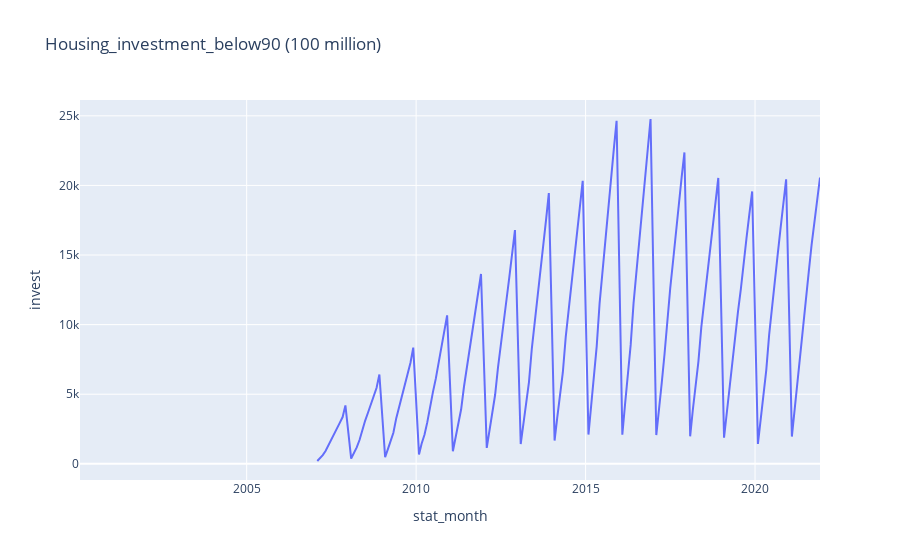

The code cell stored with this chart in its notebook:
### Code cell
# Housing investment of 90 square meters and below _ Cumulative value (100 million)
fig_Housing_investment_below90 = px.line(df_mac_industry_estate_invest_month, x='stat_month', y="below90_house",
                                        title='Housing_investment_below90 (100 million)')
fig_Housing_investment_below90.update_layout(yaxis_title = 'invest')
fig_Housing_investment_below90.show()

### Figure 1 — Plotly figure (JSON) as saved in the notebook; plotly's stock layout.template omitted (floating-point values rounded to 4 significant figures; data arrays with more than 128 entries replaced by an {"elided": "..."} marker saying what was removed)
{"data": [{"hovertemplate": "stat_month=%{x}<br>below90_house=%{y}<extra></extra>", "legendgroup": "", "line": {"color": "#636efa", "dash": "solid"}, "marker": {"symbol": "circle"}, "mode": "lines", "name": "", "orientation": "v", "showlegend": false, "type": "scatter", "x": {"elided": "242 str values"}, "xaxis": "x", "y": {"elided": "242 float values"}, "yaxis": "y"}], "layout": {"autosize": true, "legend": {"tracegroupgap": 0}, "title": {"text": "Housing_investment_below90 (100 million)"}, "xaxis": {"anchor": "y", "autorange": true, "domain": [0, 1], "range": ["2000-02-01", "2021-12-01"], "title": {"text": "stat_month"}, "type": "date"}, "yaxis": {"anchor": "x", "autorange": true, "domain": [0, 1], "range": [-1161.0, 26140.0], "title": {"text": "invest"}, "type": "linear"}}}
